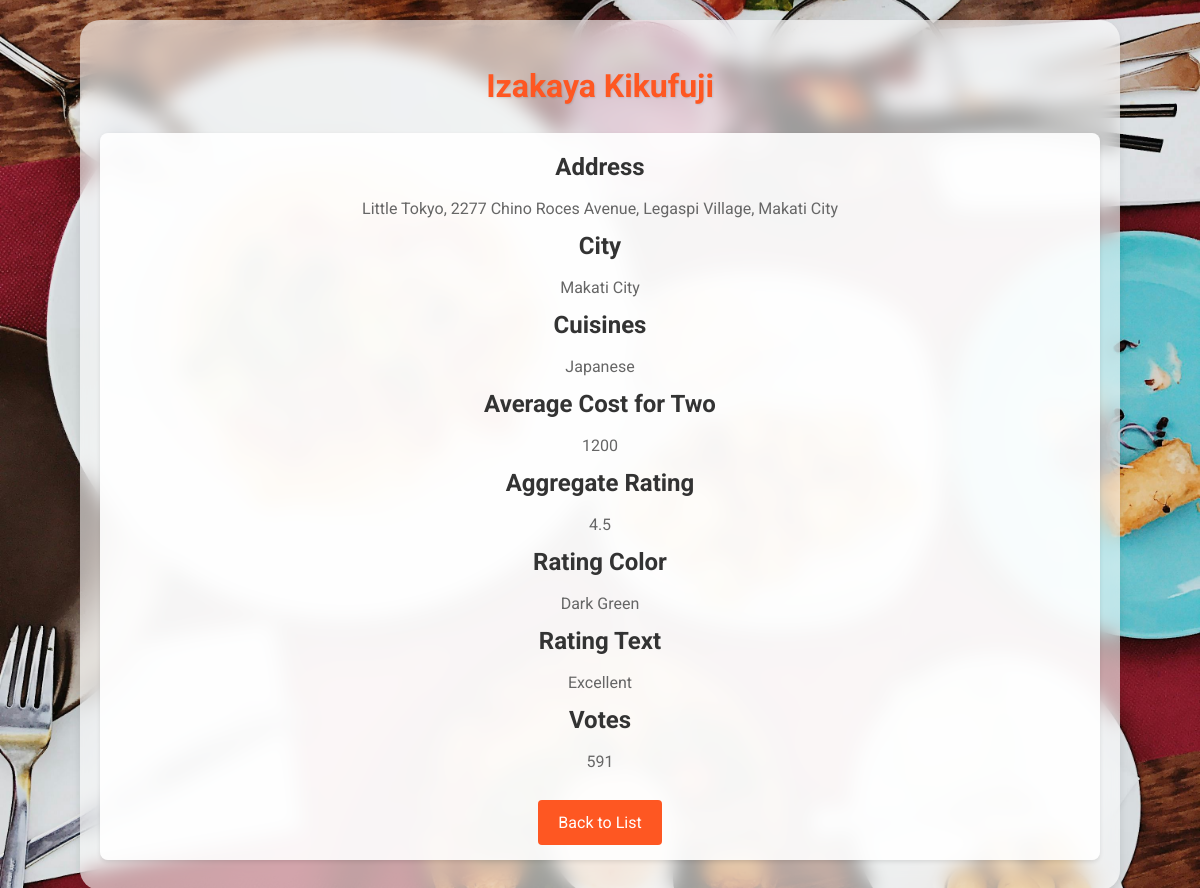
The app's page /restaurants/6304287?page=1&per_page=10&search=&rating=&average_cost=&cuisines= with its own data.
### tables this page shows
CREATE TABLE "restaurants" (
"id" INTEGER,
  "name" TEXT,
  "country" INTEGER,
  "city" TEXT,
  "address" TEXT,
  "locality" TEXT,
  "locality_verbose" TEXT,
  "longitude" REAL,
  "latitude" REAL,
  "cuisines" TEXT,
  "average_cost_for_two" INTEGER,
  "currency" TEXT,
  "has_table_booking" INTEGER,
  "has_online_delivery" INTEGER,
  "is_delivering_now" INTEGER,
  "switch_to_order_menu" INTEGER,
  "price_range" INTEGER,
  "aggregate_rating" REAL,
  "rating_color" TEXT,
  "rating_text" TEXT,
  "votes" INTEGER
);

### app.py (the view)
@app.route('/restaurants/<int:id>', methods=['GET'])
@app.route('/api/restaurants/<int:id>', methods=['GET'])
def restaurant_details(id):
    try:
        conn = get_db_connection()
        app.logger.debug(f"Getting details for restaurant with ID: {id}")
        restaurant = conn.execute('SELECT * FROM restaurants WHERE id = ?', (id,)).fetchone()
        conn.close()
        if restaurant is None:
            app.logger.debug(f"Restaurant with ID: {id} not found")
            if request.path.startswith('/api/'):
                return jsonify({'error': 'Restaurant not found'}), 404
            return render_template('error.html', message='Restaurant not found'), 404
        app.logger.debug(f"Restaurant found: {restaurant}")
        if request.path.startswith('/api/'):
            return jsonify(dict(restaurant))
        return render_template('restaurant_detail.html', restaurant=restaurant)
    except Exception as e:
        app.logger.error(f'Error occurred: {e}')
        if request.path.startswith('/api/'):
            return jsonify({'error': str(e)}), 500
        return render_template('error.html', message=f"An error occurred: {str(e)}"), 500

### app.py (called while the page is built)
def get_db_connection():
    conn = sqlite3.connect('./zomato.db')
    conn.row_factory = sqlite3.Row
    return conn

### Templates/restaurant_detail.html (shortened to what this page needs)
<!DOCTYPE html>
<html lang="en">
<head>
</head>
<body>
    <div class="container">
        <h1>{{ restaurant['name'] }}</h1>
        <div class="restaurant-detail">
            <h2>Address</h2>
            <p>{{ restaurant['address'] }}</p>
            <h2>City</h2>
            <p>{{ restaurant['city'] }}</p>
            <h2>Cuisines</h2>
            <p>{{ restaurant['cuisines'] }}</p>
            <h2>Average Cost for Two</h2>
            <p>{{ restaurant['average_cost_for_two'] }}</p>
            <h2>Aggregate Rating</h2>
            <p>{{ restaurant['aggregate_rating'] }}</p>
            <h2>Rating Color</h2>
            <p style="color: {{ restaurant['rating_color'] }}">{{ restaurant['rating_color'] }}</p>
            <h2>Rating Text</h2>
            <p>{{ restaurant['rating_text'] }}</p>
            <h2>Votes</h2>
            <p>{{ restaurant['votes'] }}</p>
            <a href="/restaurants" class="btn">Back to List</a>
        </div>
    </div>
</body>
</html>

### records on screen
restaurants: name "Izakaya Kikufuji", address "Little Tokyo, 2277 Chino Roces Avenue, Legaspi Village, Makati City", city "Makati City", cuisines "Japanese", average_cost_for_two "1200", aggregate_rating "4.5", rating_color "Dark Green", rating_text "Excellent", votes "591"
